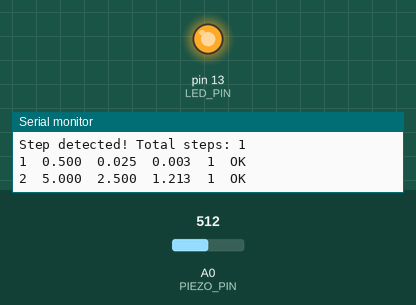
The sketch below on a simulated Arduino Uno, built with avr-gcc and run on an emulated ATmega328P. Shown: output pins drawn as LEDs (lit = HIGH), the last lines printed to the serial monitor. Dashed ring = blinking. The inputs (shaded band) are chosen by the test bench; at power-on: A0 (PIEZO_PIN) = 512. WiFi joins after 1.5 s; servers stay silent unless stated; uploads are accepted with an empty reply.

Above: at 3.0 s.
3.1 s: A0 (PIEZO_PIN) set to 6
At 3.7 s:
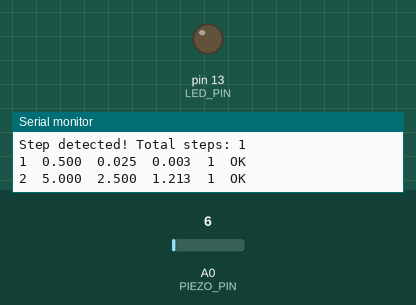
6.1 s: A0 (PIEZO_PIN) set to 9
8.1 s: A0 (PIEZO_PIN) set to 12
At 10.63 s:
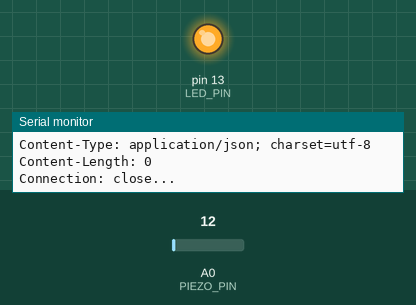
11.1 s: A0 (PIEZO_PIN) set to 0
12.7 s: A0 (PIEZO_PIN) set to 16
At 14.2 s:
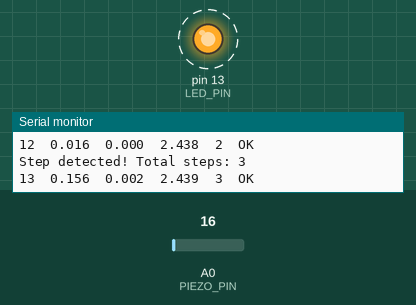
Timing chart, 0 to 16.7 s (numbered marks = the images above; inputs shaded):
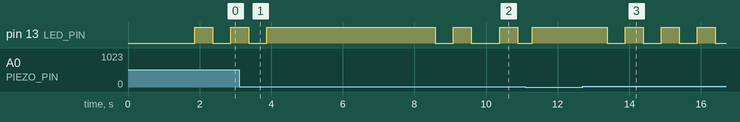

The sketch:

piezoelectric_ethernet_harvester.ino
```cpp
/*
 * Piezoelectric Energy Harvesting System with Ethernet (Wired) Connection
 *
 * This sketch provides a wired Ethernet connection for reliable data transmission
 * to the web dashboard, eliminating WiFi connectivity issues.
 *
 * Hardware Configuration:
 * - Arduino Mega with Ethernet Shield (or Arduino Uno + Ethernet Shield)
 * - Multiple piezoelectric sensors in series
 * - Full-wave bridge rectifier (4x 1N4007 diodes)
 * - Storage capacitor (1000µF, 16V)
 * - Voltage divider for analog input (R1=10kΩ, R2=10kΩ)
 * - LED indicator on pin 13
 * - Analog input on pin A0
 * - Ethernet Shield connected via RJ45 cable
 *
 * Features:
 * - Reliable wired Ethernet connection
 * - Real-time data transmission via HTTP POST
 * - JSON data format
 * - Automatic IP configuration (DHCP)
 * - Local data backup when network unavailable
 * - Configurable server endpoint
 */

#include <SPI.h>
#include <Ethernet.h>
#include <ArduinoJson.h>

// Ethernet Configuration
byte mac[] = { 0xDE, 0xAD, 0xBE, 0xEF, 0xFE, 0xED }; // Unique MAC address
IPAddress ip(192, 168, 1, 177);                     // Fallback static IP
EthernetClient client;

// Server Configuration (update with your server details)
const char* SERVER_HOST = "192.168.1.100";          // Local server IP
const int SERVER_PORT = 80;                         // HTTP port
const String SERVER_ENDPOINT = "/api/energy-data";

// Pin definitions
const int PIEZO_PIN = A0;      // Analog input for piezoelectric voltage
const int LED_PIN = 13;        // LED indicator for vibration detection
const int ETHERNET_CS = 10;    // Ethernet chip select pin (for Uno)

// System parameters
const float VOLTAGE_DIVIDER_RATIO = 2.0;  // Voltage divider ratio (R1+R2)/R2
const float SUPPLY_VOLTAGE = 5.0;        // Arduino supply voltage
const int ADC_RESOLUTION = 1024;         // Arduino ADC resolution
const float CAPACITANCE = 0.001;         // Storage capacitance in Farads (1000µF)
const float LOAD_RESISTANCE = 10000.0;   // Load resistance in Ohms (10kΩ)

// Thresholds and timing
const float VOLTAGE_THRESHOLD = 0.1;     // Minimum voltage to consider as valid signal
const unsigned long SAMPLING_INTERVAL = 100;  // Sampling interval in milliseconds
const unsigned long TRANSMIT_INTERVAL = 5000;  // Data transmission interval in milliseconds
const unsigned long DISPLAY_INTERVAL = 1000;  // Display update interval in milliseconds
const unsigned long ETHERNET_TIMEOUT = 10000;  // Connection timeout in milliseconds

// Variables for energy calculations
float totalEnergy = 0.0;           // Total energy harvested in Joules
float instantaneousPower = 0.0;    // Instantaneous power in Watts
float currentVoltage = 0.0;        // Current voltage reading in Volts
int stepCount = 0;                 // Number of steps detected
bool stepDetected = false;         // Flag for step detection

// Timing variables
unsigned long lastSampleTime = 0;
unsigned long lastTransmitTime = 0;
unsigned long lastDisplayTime = 0;
unsigned long lastStepTime = 0;
const unsigned long STEP_DEBOUNCE_TIME = 200;  // Debounce time for step detection

// Data smoothing
const int NUM_SAMPLES = 10;
float voltageSamples[NUM_SAMPLES];
int sampleIndex = 0;

// Ethernet and transmission variables
bool ethernetConnected = false;
int transmissionFailures = 0;
const int MAX_FAILURES = 3;
unsigned long lastConnectionAttempt = 0;
const unsigned long RECONNECT_INTERVAL = 30000; // 30 seconds

// Device identification
String deviceId;
String deviceName;

void setup() {
  Serial.begin(9600);
  Serial.println("\n=== Piezoelectric Energy Harvester with Ethernet ===");

  // Initialize pins
  pinMode(LED_PIN, OUTPUT);
  pinMode(PIEZO_PIN, INPUT);

  // Generate unique device ID based on MAC address
  deviceId = "ARD_" + String(mac[3], HEX) + String(mac[4], HEX) + String(mac[5], HEX);
  deviceId.toUpperCase();
  deviceName = "EnergyHarvester_" + deviceId;

  // Initialize voltage samples array
  for (int i = 0; i < NUM_SAMPLES; i++) {
    voltageSamples[i] = 0.0;
  }

  // Initialize Ethernet
  setupEthernet();

  // Display initial message
  Serial.println("System initialized. Starting energy harvesting...");
  Serial.println("Device ID: " + deviceId);
  Serial.println("Device Name: " + deviceName);
  Serial.println();

  // Display header for data output
  Serial.println("Time(s)\tVoltage(V)\tPower(W)\tEnergy(J)\tSteps\tNet");
  Serial.println("------\t---------\t-------\t--------\t-----\t---");
}

void loop() {
  unsigned long currentTime = millis();

  // Sample voltage at regular intervals
  if (currentTime - lastSampleTime >= SAMPLING_INTERVAL) {
    sampleVoltage();
    calculatePower();
    detectStep();
    lastSampleTime = currentTime;
  }

  // Transmit data at regular intervals
  if (currentTime - lastTransmitTime >= TRANSMIT_INTERVAL) {
    transmitData();
    lastTransmitTime = currentTime;
  }

  // Update display at regular intervals
  if (currentTime - lastDisplayTime >= DISPLAY_INTERVAL) {
    updateDisplay();
    lastDisplayTime = currentTime;
  }

  // Update LED indicator
  updateLEDIndicator();

  // Handle Ethernet reconnection
  handleEthernetConnection();
}

void setupEthernet() {
  Serial.println("Initializing Ethernet...");

  // Start Ethernet connection
  if (Ethernet.begin(mac) == 0) {
    Serial.println("Failed to configure Ethernet using DHCP");
    Serial.println("Trying static IP...");

    // Try static IP configuration
    Ethernet.begin(mac, ip);

    if (Ethernet.hardwareStatus() == EthernetNoHardware) {
      Serial.println("Ethernet shield not found. Please check connections.");
      while (true) {
        digitalWrite(LED_PIN, HIGH);
        delay(1000);
        digitalWrite(LED_PIN, LOW);
        delay(1000);
      }
    }
  }

  // Check for Ethernet hardware
  if (Ethernet.hardwareStatus() == EthernetNoHardware) {
    Serial.println("Ethernet shield not found.");
    return;
  }

  if (Ethernet.linkStatus() == LinkOFF) {
    Serial.println("Ethernet cable not connected.");
  } else {
    Serial.println("Ethernet connected successfully!");
    Serial.print("IP address: ");
    Serial.println(Ethernet.localIP());
    Serial.print("Subnet mask: ");
    Serial.println(Ethernet.subnetMask());
    Serial.print("Gateway: ");
    Serial.println(Ethernet.gatewayIP());
    Serial.print("DNS server: ");
    Serial.println(Ethernet.dnsServerIP());

    ethernetConnected = true;
  }
}

void sampleVoltage() {
  // Read raw ADC value
  int rawValue = analogRead(PIEZO_PIN);

  // Convert to voltage (accounting for voltage divider)
  float rawVoltage = (rawValue * SUPPLY_VOLTAGE) / ADC_RESOLUTION;
  float actualVoltage = rawVoltage * VOLTAGE_DIVIDER_RATIO;

  // Apply moving average filter
  voltageSamples[sampleIndex] = actualVoltage;
  sampleIndex = (sampleIndex + 1) % NUM_SAMPLES;

  // Calculate average voltage
  float sum = 0.0;
  for (int i = 0; i < NUM_SAMPLES; i++) {
    sum += voltageSamples[i];
  }
  currentVoltage = sum / NUM_SAMPLES;
}

void calculatePower() {
  // Calculate instantaneous power: P = V²/R
  if (currentVoltage > VOLTAGE_THRESHOLD) {
    instantaneousPower = (currentVoltage * currentVoltage) / LOAD_RESISTANCE;

    // Calculate energy contribution for this time interval
    // E = P × t (where t is in seconds)
    float timeInterval = SAMPLING_INTERVAL / 1000.0;  // Convert ms to seconds
    float energyIncrement = instantaneousPower * timeInterval;

    // Accumulate total energy
    totalEnergy += energyIncrement;
  } else {
    instantaneousPower = 0.0;
  }
}

void detectStep() {
  unsigned long currentTime = millis();

  // Detect step based on voltage threshold and debounce
  if (currentVoltage > VOLTAGE_THRESHOLD && !stepDetected) {
    if (currentTime - lastStepTime >= STEP_DEBOUNCE_TIME) {
      stepCount++;
      stepDetected = true;
      lastStepTime = currentTime;

      // Visual feedback for step detection
      Serial.print("Step detected! Total steps: ");
      Serial.println(stepCount);
    }
  } else if (currentVoltage <= VOLTAGE_THRESHOLD) {
    stepDetected = false;
  }
}

void transmitData() {
  if (!ethernetConnected) {
    Serial.println("Ethernet not connected. Skipping data transmission.");
    return;
  }

  // Create JSON document
  DynamicJsonDocument doc(1024);

  // Device information
  doc["deviceId"] = deviceId;
  doc["deviceName"] = deviceName;
  doc["timestamp"] = millis();
  doc["connectionType"] = "ethernet";

  // Energy data
  doc["voltage"] = currentVoltage;
  doc["power"] = instantaneousPower;
  doc["energy"] = totalEnergy;
  doc["steps"] = stepCount;

  // System status
  doc["uptime"] = millis() / 1000;
  doc["freeRAM"] = freeMemory();
  doc["networkStatus"] = "connected";
  doc["ipAddress"] = formatIPAddress(Ethernet.localIP());

  // Convert to JSON string
  String jsonString;
  serializeJson(doc, jsonString);

  // Send HTTP POST request
  if (client.connect(SERVER_HOST, SERVER_PORT)) {
    Serial.println("Connected to server");

    // Send HTTP POST request
    client.println("POST " + SERVER_ENDPOINT + " HTTP/1.1");
    client.println("Host: " + String(SERVER_HOST));
    client.println("Content-Type: application/json");
    client.println("User-Agent: Arduino-EnergyHarvester/1.0");
    client.println("Connection: close");
    client.println("Content-Length: " + String(jsonString.length()));
    client.println();
    client.print(jsonString);

    // Wait for response
    unsigned long startTime = millis();
    while (client.available() == 0) {
      if (millis() - startTime > ETHERNET_TIMEOUT) {
        Serial.println("Server response timeout");
        client.stop();
        transmissionFailures++;
        return;
      }
    }

    // Read server response
    String response = "";
    while (client.available()) {
      char c = client.read();
      response += c;
    }

    Serial.println("Data transmitted successfully");
    Serial.println("Server response: " + response.substring(0, 100) + "...");

    client.stop();
    transmissionFailures = 0;

  } else {
    Serial.println("Failed to connect to server");
    client.stop();
    transmissionFailures++;

    if (transmissionFailures >= MAX_FAILURES) {
      Serial.println("Too many transmission failures. Reconnecting Ethernet...");
      ethernetConnected = false;
      setupEthernet();
    }
  }
}

void updateDisplay() {
  // Calculate elapsed time
  unsigned long elapsedTime = millis() / 1000;

  // Display formatted data
  Serial.print(elapsedTime);
  Serial.print("\t");
  Serial.print(currentVoltage, 3);
  Serial.print("\t");
  Serial.print(instantaneousPower * 1000, 3);  // Convert to mW for better readability
  Serial.print("\t");
  Serial.print(totalEnergy * 1000, 3);         // Convert to mJ for better readability
  Serial.print("\t");
  Serial.print(stepCount);
  Serial.print("\t");
  Serial.println(ethernetConnected ? "OK" : "FAIL");
}

void updateLEDIndicator() {
  // LED control based on network and energy generation status
  static unsigned long lastBlink = 0;

  if (!ethernetConnected) {
    // Fast blink when network disconnected
    if (millis() - lastBlink > 200) {
      digitalWrite(LED_PIN, !digitalRead(LED_PIN));
      lastBlink = millis();
    }
  } else if (currentVoltage > VOLTAGE_THRESHOLD) {
    // Slow blink when generating energy
    if (millis() - lastBlink > 500) {
      digitalWrite(LED_PIN, !digitalRead(LED_PIN));
      lastBlink = millis();
    }
  } else {
    // Solid on when connected but not generating energy
    digitalWrite(LED_PIN, HIGH);
  }
}

void handleEthernetConnection() {
  // Check link status
  if (Ethernet.linkStatus() == LinkOFF && ethernetConnected) {
    Serial.println("Ethernet cable disconnected!");
    ethernetConnected = false;
  } else if (Ethernet.linkStatus() == LinkON && !ethernetConnected) {
    Serial.println("Ethernet cable reconnected!");
    ethernetConnected = true;
    transmissionFailures = 0;
  }

  // Attempt reconnection if needed
  if (!ethernetConnected && (millis() - lastConnectionAttempt > RECONNECT_INTERVAL)) {
    Serial.println("Attempting to reconnect Ethernet...");
    setupEthernet();
    lastConnectionAttempt = millis();
  }
}

// Utility function to format IP address
String formatIPAddress(IPAddress ip) {
  return String(ip[0]) + "." + String(ip[1]) + "." + String(ip[2]) + "." + String(ip[3]);
}

// Utility function to get free memory (Arduino specific)
int freeMemory() {
  extern int __heap_start, *__brkval;
  int v;
  return (int) &v - (__brkval == 0 ? (int) &__heap_start : (int) __brkval);
}

// Function to get system statistics as JSON string
String getSystemStatsJSON() {
  DynamicJsonDocument doc(512);

  doc["deviceId"] = deviceId;
  doc["deviceName"] = deviceName;
  doc["voltage"] = currentVoltage;
  doc["power"] = instantaneousPower;
  doc["energy"] = totalEnergy;
  doc["steps"] = stepCount;
  doc["uptime"] = millis() / 1000;
  doc["ethernetConnected"] = ethernetConnected;
  doc["ipAddress"] = formatIPAddress(Ethernet.localIP());
  doc["freeRAM"] = freeMemory();
  doc["linkStatus"] = (Ethernet.linkStatus() == LinkON) ? "connected" : "disconnected";

  String jsonString;
  serializeJson(doc, jsonString);
  return jsonString;
}

// Function to reset energy counter
void resetEnergyCounter() {
  totalEnergy = 0.0;
  stepCount = 0;
  Serial.println("Energy counter reset.");
}

// Function to calibrate system
void calibrateSystem() {
  Serial.println("Calibrating system...");
  delay(1000);

  // Take baseline readings
  float baselineSum = 0.0;
  for (int i = 0; i < 100; i++) {
    int rawValue = analogRead(PIEZO_PIN);
    float rawVoltage = (rawValue * SUPPLY_VOLTAGE) / ADC_RESOLUTION;
    baselineSum += rawVoltage * VOLTAGE_DIVIDER_RATIO;
    delay(10);
  }

  float baselineVoltage = baselineSum / 100.0;
  Serial.print("Baseline voltage: ");
  Serial.print(baselineVoltage, 3);
  Serial.println("V");
  Serial.println("Calibration complete.");
}

// Function to test network connectivity
bool testNetworkConnectivity() {
  if (client.connect(SERVER_HOST, SERVER_PORT)) {
    client.println("GET / HTTP/1.1");
    client.println("Host: " + String(SERVER_HOST));
    client.println("Connection: close");
    client.println();

    unsigned long startTime = millis();
    while (client.available() == 0) {
      if (millis() - startTime > 5000) {
        client.stop();
        return false;
      }
    }

    client.stop();
    return true;
  }

  return false;
}

// Function to print network diagnostics
void printNetworkDiagnostics() {
  Serial.println("=== Network Diagnostics ===");
  Serial.print("Hardware Status: ");
  switch (Ethernet.hardwareStatus()) {
    case EthernetNoHardware:
      Serial.println("No Ethernet hardware");
      break;
    case EthernetW5100:
      Serial.println("W5100 Ethernet controller");
      break;
    case EthernetW5200:
      Serial.println("W5200 Ethernet controller");
      break;
    case EthernetW5500:
      Serial.println("W5500 Ethernet controller");
      break;
  }

  Serial.print("Link Status: ");
  Serial.println((Ethernet.linkStatus() == LinkON) ? "Connected" : "Disconnected");
  Serial.print("IP Address: ");
  Serial.println(Ethernet.localIP());
  Serial.print("MAC Address: ");
  for (int i = 0; i < 6; i++) {
    if (mac[i] < 16) Serial.print("0");
    Serial.print(mac[i], HEX);
    if (i < 5) Serial.print(":");
  }
  Serial.println();
  Serial.println("==========================");
}
```

Measured:
- the behaviour switches between 10 and 11 on A0 (PIEZO_PIN) (found by bisection; images 1 and 2)
- after the input at 3.1 s, pin 13 (LED_PIN): goes on until 3.9 s, then stays HIGH
- after the input at 8.1 s, pin 13 (LED_PIN): goes LOW 0.50 s, HIGH 0.50 s, LOW 0.80 s, HIGH 0.50 s, then LOW, starting after 0.49 s
- after the input at 12.7 s, pin 13 (LED_PIN): alternates HIGH for 0.50 s and LOW for 0.50 s, starting after 0.69 s
